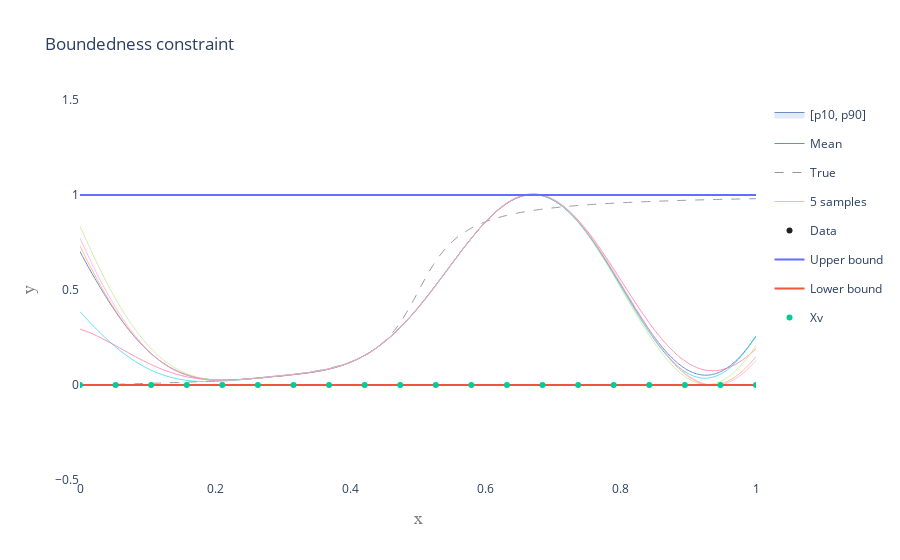

The cell this chart's notebook holds for it:
### Code cell
# Plot model with boundedness constraint
mean, var, perc, mode, samples, times = model.calc_posterior_constrained(x_test.reshape(-1, 1), compute_mode = False, num_samples = 10000, save_samples = 5, algorithm = 'minimax_tilting', resample = False)

mean = np.array(mean).flatten()
p_lower = perc[0]
median = perc[1]
p_upper = perc[2]
p_label = '[p{}, p{}]'.format(10, 90)
samplepaths_Z = np.array(samples)

# Get GP figure
fig_bounded = PlotGP2d(x_mean = x_test,
                        mean = mean,
                        x_obs = model.X_training,
                        y_obs = model.Y_training, 
                        samplepaths =  samplepaths_Z,
                        x_true = x_test,
                        y_true = y_true,
                        p_lower = p_lower,
                        p_upper = p_upper,
                        p_label = p_label,
                        title = 'Boundedness constraint',
                        xrange = [0, 1],
                        yrange = [-0.5, 1.5],
                        smoothing = True)

# Add traces for bounds and virtual observation locations
trace_UB = go.Scatter(x = x_test, y = model.constr_bounded.UB(x_test), name = 'Upper bound')
trace_LB = go.Scatter(x = x_test, y = model.constr_bounded.LB(x_test), name = 'Lower bound')
trace_XV_bounded = go.Scatter(x = model.constr_bounded.Xv.flatten(), y = np.zeros(model.constr_bounded.Xv.shape[0]), mode = 'markers', name = 'Xv')
fig_bounded = add_traces_to_fig(fig_bounded, [trace_UB, trace_LB, trace_XV_bounded])

pltlyoff.iplot(fig_bounded, filename='')

### Figure 1 — Plotly figure (JSON) as saved in the notebook; plotly's stock layout.template omitted (floating-point values rounded to 4 significant figures; data arrays with more than 128 entries replaced by an {"elided": "..."} marker saying what was removed)
{"data": [{"legendgroup": "conf", "line": {"color": "rgb(105, 144, 193)", "shape": "spline", "width": 1}, "mode": "lines", "showlegend": false, "type": "scatter", "x": {"elided": "500 float values"}, "y": {"elided": "1x500 float values"}}, {"fill": "tonexty", "fillcolor": "rgba(213, 226, 241, 0.7)", "legendgroup": "conf", "line": {"color": "rgb(105, 144, 193)", "shape": "spline", "width": 1}, "mode": "lines", "name": "[p10, p90]", "type": "scatter", "x": {"elided": "500 float values"}, "y": {"elided": "1x500 float values"}}, {"line": {"color": "rgb(105, 144, 193)", "shape": "spline", "width": 1}, "mode": "lines", "name": "Mean", "type": "scatter", "x": {"elided": "500 float values"}, "y": {"elided": "500 float values"}}, {"line": {"color": "rgb(150, 150, 150)", "dash": "dash", "shape": "spline", "width": 1}, "mode": "lines", "name": "True", "type": "scatter", "x": {"elided": "500 float values"}, "y": {"elided": "500 float values"}}, {"legendgroup": "samples", "line": {"shape": "spline", "width": 0.7}, "mode": "lines", "name": "5 samples", "type": "scatter", "x": {"elided": "500 float values"}, "y": {"elided": "500 float values"}}, {"legendgroup": "samples", "line": {"shape": "spline", "width": 0.7}, "mode": "lines", "name": "5 samples", "showlegend": false, "type": "scatter", "x": {"elided": "500 float values"}, "y": {"elided": "500 float values"}}, {"legendgroup": "samples", "line": {"shape": "spline", "width": 0.7}, "mode": "lines", "name": "5 samples", "showlegend": false, "type": "scatter", "x": {"elided": "500 float values"}, "y": {"elided": "500 float values"}}, {"legendgroup": "samples", "line": {"shape": "spline", "width": 0.7}, "mode": "lines", "name": "5 samples", "showlegend": false, "type": "scatter", "x": {"elided": "500 float values"}, "y": {"elided": "500 float values"}}, {"legendgroup": "samples", "line": {"shape": "spline", "width": 0.7}, "mode": "lines", "name": "5 samples", "showlegend": false, "type": "scatter", "x": {"elided": "500 float values"}, "y": {"elided": "500 float values"}}, {"marker": {"color": "rgb(33, 33, 33)", "size": 6, "symbol": "circle"}, "mode": "markers", "name": "Data", "type": "scatter", "x": [[0.6], [0.4333], [0.35], [0.3], [0.2667], [0.2429], [0.225]], "y": [0.8594, 0.1813, 0.07403, 0.04844, 0.03714, 0.03079, 0.02673]}, {"name": "Upper bound", "type": "scatter", "x": {"elided": "500 float values"}, "y": {"elided": "500 int values"}}, {"name": "Lower bound", "type": "scatter", "x": {"elided": "500 float values"}, "y": {"elided": "500 int values"}}, {"mode": "markers", "name": "Xv", "type": "scatter", "x": [0, 0.05263, 0.1053, 0.1579, 0.2105, 0.2632, 0.3158, 0.3684, 0.4211, 0.4737, 0.5263, 0.5789, 0.6316, 0.6842, 0.7368, 0.7895, 0.8421, 0.8947, 0.9474, 1], "y": [0, 0, 0, 0, 0, 0, 0, 0, 0, 0, 0, 0, 0, 0, 0, 0, 0, 0, 0, 0]}], "layout": {"paper_bgcolor": "rgba(0,0,0,0)", "plot_bgcolor": "rgba(0,0,0,0)", "title": {"text": "Boundedness constraint"}, "xaxis": {"range": [0, 1], "title": {"font": {"color": "#7f7f7f", "family": "Courier New, monospace", "size": 18}, "text": "x"}}, "yaxis": {"range": [-0.5, 1.5], "title": {"font": {"color": "#7f7f7f", "family": "Courier New, monospace", "size": 18}, "text": "y"}}}}
